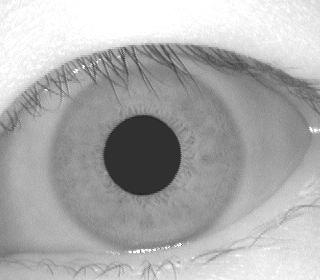
#> input picture CASIA1/9/009_2_1.jpg, 320 x 280 px
$ python test_extract_feature.py
#> lines starting #> are read from the running program, lines starting #| are printed output that depends on the picture; after the words box and inside, x2 and y2 are one past the last pixel; in counts of white or black regions, pixels touching at a corner belong together
### boundary.py
import itertools

import cv2
import numpy as np


def daugman(center, start_radius, end_radius, img):
    """
    - Daugman operator function
    - return for the given circle center, the radius corresponding to the maximum difference in intensity

    INPUT:
        center -- tuple(x, y), start point
        start_r -- int, start radius
        img -- np.array(), grayscale picture
    OUTPUT:
        max_val - maximum difference in intensity
        [(center_X, center_Y), radius] - center point and radius of circle
    """
    # array of differences between sums of elements of neighboring circles
    tmp = []

    mask = np.zeros_like(img)

    for r in range(start_radius, end_radius):
        # draw circle on mask
        cv2.circle(mask, center, r, 255, 1)
        # isolate image pixels belonging on the specific circle
        radii = img & mask
        # normalize and sum all pixels on circle
        tmp.append(radii[radii > 0].sum() / (2 * np.pi * r))
        # reinitialize mask
        mask.fill(0)

    tmp = np.array(tmp)
    # subtract neighboring values 2-by-2
    tmp = tmp[1:] - tmp[:-1]
    tmp = abs(cv2.GaussianBlur(tmp[:-1], (1, 5), 0))

    max_idx = np.argmax(tmp)
    # return value, center coords, radius
    return tmp[max_idx], [center, max_idx + start_radius]


def find_iris_inner_bound(img):
    """
    INPUT:
        img - graysacale image as np.array()
    OUTPUT:
        (center_X, center_Y), radius
    """
    height, width = img.shape
    start_radius = int(width / 10)
    end_radius = 2 * start_radius
    coord_range = range(int(width / 4), int(3 * width / 4), 4)
    all_points = list(itertools.product(coord_range, coord_range))

    values = []
    coords = []

    for p in all_points:
        val, circle = daugman(p, start_radius, end_radius, img)
        values.append(val)
        coords.append(circle)
    return coords[np.argmax(values)]


def find_iris_outer_bound(img, inner_center, inner_radius):
    """
    INPUT:
        img - graysacale image as np.array()
        inner_center - center of the pupil circle
        inner_radius - radius of the pupil circle
    OUTPUT:
        (center_X, center_Y), radius
    """
    height, width = img.shape
    start_radius = int(inner_radius + width / 10)
    end_radius = int(width / 3 + 30)
    coord_range_x = range(int(inner_center[0] - 10), int(inner_center[0] + 10), 4)
    coord_range_y = range(int(inner_center[1] - 10), int(inner_center[1] + 10), 4)
    all_points = list(itertools.product(coord_range_x, coord_range_y))

    values = []
    coords = []

    for p in all_points:
        val, circle = daugman(p, start_radius, end_radius, img)
        values.append(val)
        coords.append(circle)

    return coords[np.argmax(values)]


def find_eyelids(img):
    """
    INPUT:
        img - graysacale image as np.array()
    OUTPUT:
        [[center_X, center_Y, radius]]
    """
    '''
    blurred = cv2.morphologyEx(img, cv2.MORPH_CLOSE,  cv2.getStructuringElement(cv2.MORPH_RECT, (5, 5)))
    blurred = cv2.morphologyEx(blurred, cv2.MORPH_OPEN,  cv2.getStructuringElement(cv2.MORPH_RECT, (1, 5)))
    blurred = cv2.medianBlur(blurred, 7)
    '''

    blurred_img = cv2.medianBlur(img, 7)
    circles = cv2.HoughCircles(blurred_img, cv2.HOUGH_GRADIENT, 1, 200,
                               param1=50, param2=30, minRadius=150, maxRadius=600)
    if circles is None:
        return []
    circles = np.uint16(np.around(circles))
    return circles.reshape((circles.shape[1], circles.shape[2]))


# [25 lines left out: function find_eyelids_daugman, not called in this run]

### segment.py
import functools

import cv2
import numpy as np


def segment_iris(img, inner_center, inner_radius, outer_center, outer_radius, eyelids):
    """
    INPUT:
        img - graysacale image as np.array()
        inner_center - (x,y) coordinates of pupil circle
        inner_radius - radius of pupil circle
        outer_center - (x, y) coordinates of iris circle
        outer_radius - radius of iris circle
    OUTPUT:
        segmented_img - image of the iris only
    """
    empty = np.zeros(img.shape, np.uint8)

    masks = [cv2.circle(empty.copy(), (i[0], i[1]), i[2], 255, thickness=-1) for i in eyelids]
    masks.append(cv2.circle(empty.copy(), outer_center, outer_radius, 255, thickness=-1))

    mask = functools.reduce(lambda a, b: np.bitwise_and(a, b), masks)

    cv2.circle(mask, inner_center, inner_radius, 0, thickness=-1)

    return np.bitwise_and(img, mask)

### unwrap.py
import cv2
import numpy as np


def unwrap_iris(img, inner_center, inner_radius, outer_center, outer_radius):
    height, width = img.shape
    M = width / np.log(outer_radius)

    unwrapped_img = cv2.logPolar(img, outer_center, M, cv2.WARP_FILL_OUTLIERS)

    center_shift_x = np.absolute(outer_center[0] - inner_center[0])
    center_shift_y = np.absolute(outer_center[1] - inner_center[1])

    if center_shift_x > center_shift_y:
        center_shift = center_shift_x
    else:
        center_shift = center_shift_y

    center_shift += 5

    useful_width = (outer_radius - inner_radius) + center_shift

    unwrapped_img = unwrapped_img[:, (width - useful_width): width]

    scaled_img = cv2.resize(unwrapped_img, (64, 512))

    rotated_img = cv2.rotate(scaled_img, cv2.ROTATE_90_CLOCKWISE)

    return rotated_img

### test_extract_feature.py
import cv2
import numpy as np

import boundary
import extract_feature
import segment
import unwrap

image_names = [
    "CASIA1/9/009_2_1.jpg",
    "CASIA1/9/009_2_3.jpg",
    "CASIA1/9/009_2_4.jpg",
    "CASIA1/9/009_1_1.jpg"
]

unwrapped_images = []

for image_name in image_names:
    print("UNWRAP IMAGE: " + image_name)
    img = cv2.imread(image_name, 0)
#> img is the input picture: shape (280, 320); min 22, max 255, mean 173.3
    inner_center, inner_radius = boundary.find_iris_inner_bound(img)
#> the loop in find_iris_inner_bound, `for p in all_points:` made 1600 passes
#> (val, circle) on passes 1 to 3: ([2.26], [(80, 80), 37]), ([2.12], [(80, 84), 34]), ([3.22], [(80, 88), 32])
#> after the loop in find_iris_inner_bound, `for p in all_points:`: coords = 1600 items; values = 1600 items, first 6: [2.26], [2.12], [3.22], [2.71], [2.24], [1.41]
#> inner_center = (140, 156); inner_radius = 40
    outer_center, outer_radius = boundary.find_iris_outer_bound(img, inner_center, inner_radius)
#> in find_iris_outer_bound, `start_radius = int(inner_radius + width / 10)`: start_radius = 72
#> the loop in find_iris_outer_bound, `for p in all_points:` made 25 passes
#> (val, circle) on passes 1 to 12: ([2.66], [(130, 146), 104]), ([6.18], [(130, 150), 131]), ([4.05], [(130, 154), 131]), ([3.76], [(130, 158), 123]), ([3], [(130, 162), 131]), ([3.05], [(134, 146), 103]), ([3.5], [(134, 150), 131]), ([3.42], [(134, 154), 127]), ([3.54], [(134, 158), 123]), ([2.7], [(134, 162), 119]), ([3.87], [(138, 146), 103]), ([3.67], [(138, 150), 130])
#> after the loop in find_iris_outer_bound, `for p in all_points:`: coords = 25 items; values = 25 items, first 6: [2.66], [6.18], [4.05], [3.76], [3], [3.05]
#> outer_center = (130, 150); outer_radius = 131
    eyelids = boundary.find_eyelids(img)
#> in find_eyelids, `circles = cv2.HoughCircles(blurred_img, cv2.HOUGH_GRADIENT, 1, 200, pa..`: circles = None
#> eyelids = []

    segmented_img = segment.segment_iris(img, inner_center, inner_radius, outer_center, outer_radius, eyelids)
#> in segment_iris, `masks.append(cv2.circle(empty.copy(), outer_center, outer_radius, 255,..`: empty: shape (280, 320); every value is 0
#> in segment_iris, `mask = functools.reduce(lambda a, b: np.bitwise_and(a, b), masks)`:
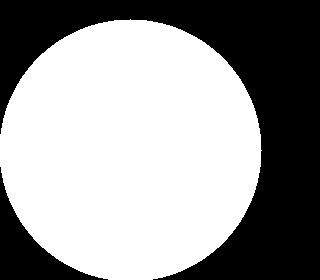
#> mask: shape (280, 320); 60.1% white; 2 black regions, box (x1, y1, x2, y2) and area: (0, 0, 320, 280) 32304, (0, 167, 108, 280) 3446
#> in segment_iris, `cv2.circle(mask, inner_center, inner_radius, 0, thickness=-1)`:
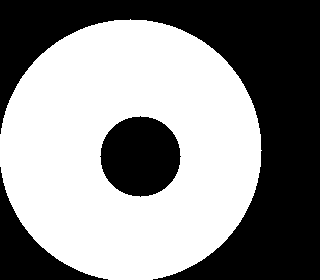
#> mask: shape (280, 320); 54.5% white; 3 black regions, box (x1, y1, x2, y2) and area: (0, 0, 320, 280) 32304, (100, 116, 181, 197) 5025, (0, 167, 108, 280) 3446
#> in segment_iris, `return np.bitwise_and(img, mask)`:
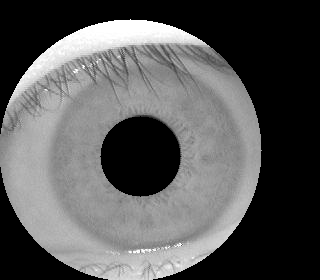
#> returned value: shape (280, 320); min 0, max 255, mean 88.2

    unwrapped_img = unwrap.unwrap_iris(segmented_img, inner_center, inner_radius, outer_center, outer_radius)
#> in unwrap_iris, `M = width / np.log(outer_radius)`: M = 65.64
#> in unwrap_iris, `unwrapped_img = cv2.logPolar(img, outer_center, M, cv2.WARP_FILL_OUTLI..`:
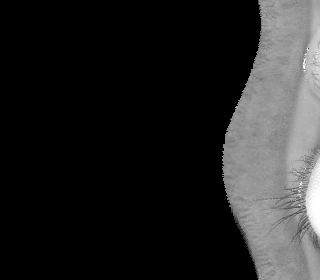
#> unwrapped_img: shape (280, 320); min 0, max 255, mean 37.5
#> in unwrap_iris, `center_shift_x = np.absolute(outer_center[0] - inner_center[0])`: center_shift_x = 10
#> in unwrap_iris, `center_shift_y = np.absolute(outer_center[1] - inner_center[1])`: center_shift_y = 6
#> in unwrap_iris, `center_shift = center_shift_x`: center_shift = 10
#> in unwrap_iris, `center_shift += 5`: center_shift = 15
#> in unwrap_iris, `useful_width = (outer_radius - inner_radius) + center_shift`: useful_width = 106
#> in unwrap_iris, `unwrapped_img = unwrapped_img[:, (width - useful_width): width]`:
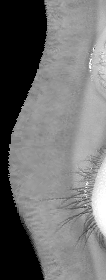
#> unwrapped_img: shape (280, 106); min 0, max 255, mean 113.2
#> in unwrap_iris, `scaled_img = cv2.resize(unwrapped_img, (64, 512))`:
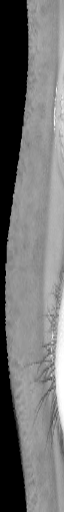
#> scaled_img: shape (512, 64); min 0, max 255, mean 113.1
#> in unwrap_iris, `rotated_img = cv2.rotate(scaled_img, cv2.ROTATE_90_CLOCKWISE)`:
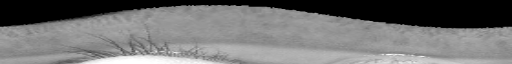
#> rotated_img: shape (64, 512); min 0, max 255, mean 113.1
#> (the run stopped early here; a loop or call above may not have finished)
